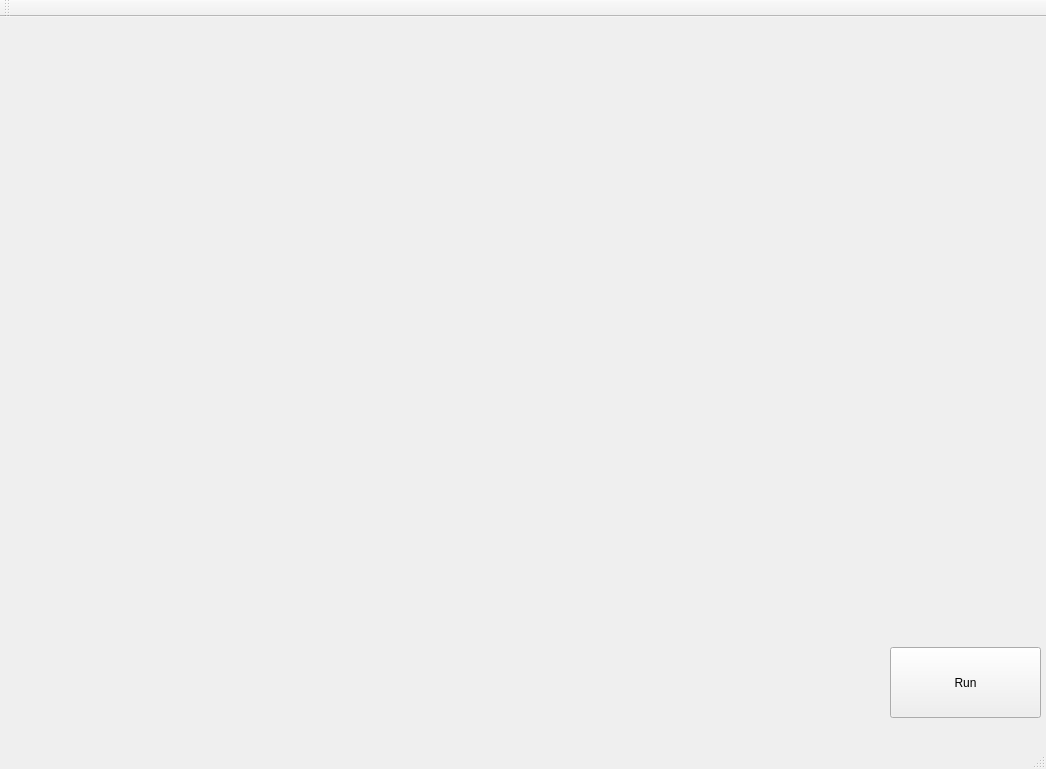
<?xml version="1.0" encoding="UTF-8"?>
<ui version="4.0">
 <class>MainWindow</class>
 <widget class="QMainWindow" name="MainWindow">
  <property name="geometry">
   <rect>
    <x>0</x>
    <y>0</y>
    <width>1046</width>
    <height>769</height>
   </rect>
  </property>
  <property name="windowTitle">
   <string>MainWindow</string>
  </property>
  <widget class="QWidget" name="centralWidget">
   <widget class="QPushButton" name="pushButton">
    <property name="geometry">
     <rect>
      <x>890</x>
      <y>630</y>
      <width>151</width>
      <height>71</height>
     </rect>
    </property>
    <property name="text">
     <string>Run</string>
    </property>
   </widget>
   <widget class="QCustomPlot" name="widget_1" native="true">
    <property name="geometry">
     <rect>
      <x>10</x>
      <y>10</y>
      <width>871</width>
      <height>301</height>
     </rect>
    </property>
   </widget>
   <widget class="QCustomPlot" name="widget_2" native="true">
    <property name="geometry">
     <rect>
      <x>10</x>
      <y>320</y>
      <width>871</width>
      <height>301</height>
     </rect>
    </property>
   </widget>
  </widget>
  <widget class="QMenuBar" name="menuBar">
   <property name="geometry">
    <rect>
     <x>0</x>
     <y>0</y>
     <width>1046</width>
     <height>22</height>
    </rect>
   </property>
  </widget>
  <widget class="QToolBar" name="mainToolBar">
   <attribute name="toolBarArea">
    <enum>TopToolBarArea</enum>
   </attribute>
   <attribute name="toolBarBreak">
    <bool>false</bool>
   </attribute>
  </widget>
  <widget class="QStatusBar" name="statusBar"/>
 </widget>
 <layoutdefault spacing="6" margin="11"/>
 <customwidgets>
  <customwidget>
   <class>QCustomPlot</class>
   <extends>QWidget</extends>
   <header>qcustomplot.h</header>
   <container>1</container>
  </customwidget>
 </customwidgets>
 <resources/>
 <connections/>
</ui>
